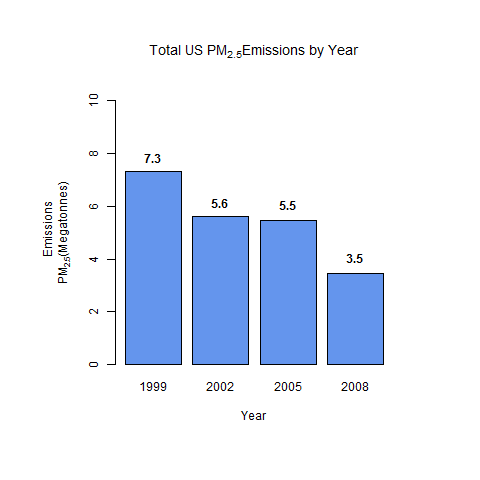

Write R code to recreate this figure.
#===============================================================================
## File Name : Plot1.R
## Question:
##Have total emissions from PM2.5 decreased in the United States from 1999 to
## 2008? Using the base plotting system, make a plot showing the total PM2.5 
## emission from all sources for each of the years 1999, 2002, 2005, and 2008.
#===============================================================================
# get Data
dir.PATH <- "./A1.Coursera/A1a.DataScienceSpecialization/A1a4.Exploratory_Analysis/EDA_PA2"
setwd(dir.PATH)
source("Base_Code.R")
particleData <- pmData()

Total <- tapply(particleData$Emissions/10^6,particleData$year,sum)
#==============================================================================#

# Plot Args
Width     <- 480
Height    <- 480
Units     <- "px"
Margins   <- c(8,8,7,6) #c(Down, Left, Up, Right)
Color     <- "cornflowerblue"
Title     <- expression(paste("Total US PM"[2.5], "Emissions by Year"))
X.Axis    <- "Year"
Y.Axis    <- expression(paste("PM"[2.5], "Emissions \n(Megatonnes)"))

#Set up graphical device
png(filename = 'Plot1.png' , width = Width, height = Height, units = Units)
par(mar = Margins)

# Plot
#==============================================================================#
pm25 <- barplot(Total, main = Title, font.main = 2, xlab = X.Axis, 
                ylab = Y.Axis, ylim = c(0,10), col = Color)
pm25
text(pm25, round(Total,1)+0.1, round(Total,1), cex=1, pos = 3, font=2)

# dev.copy(png,'Plot1.png' , width = Width, height = Height, units = Units)

# Close graphical device
dev.off()